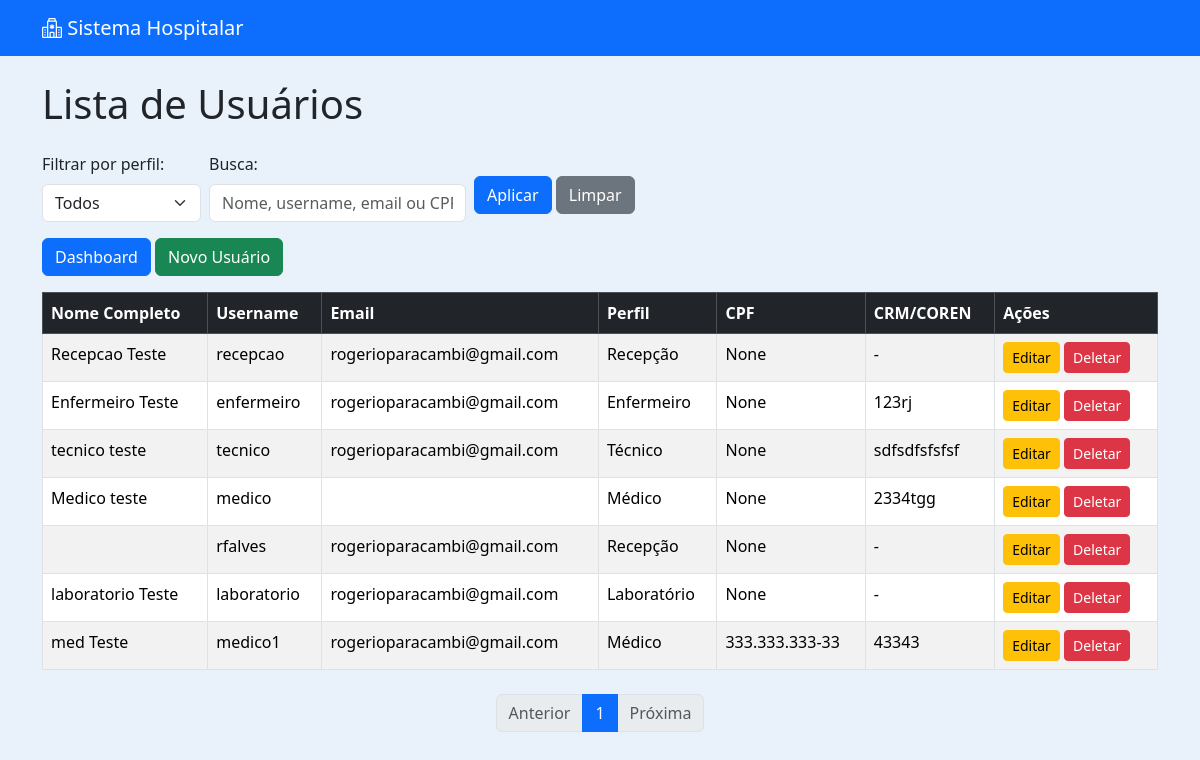
The app's page /usuarios/, older data.
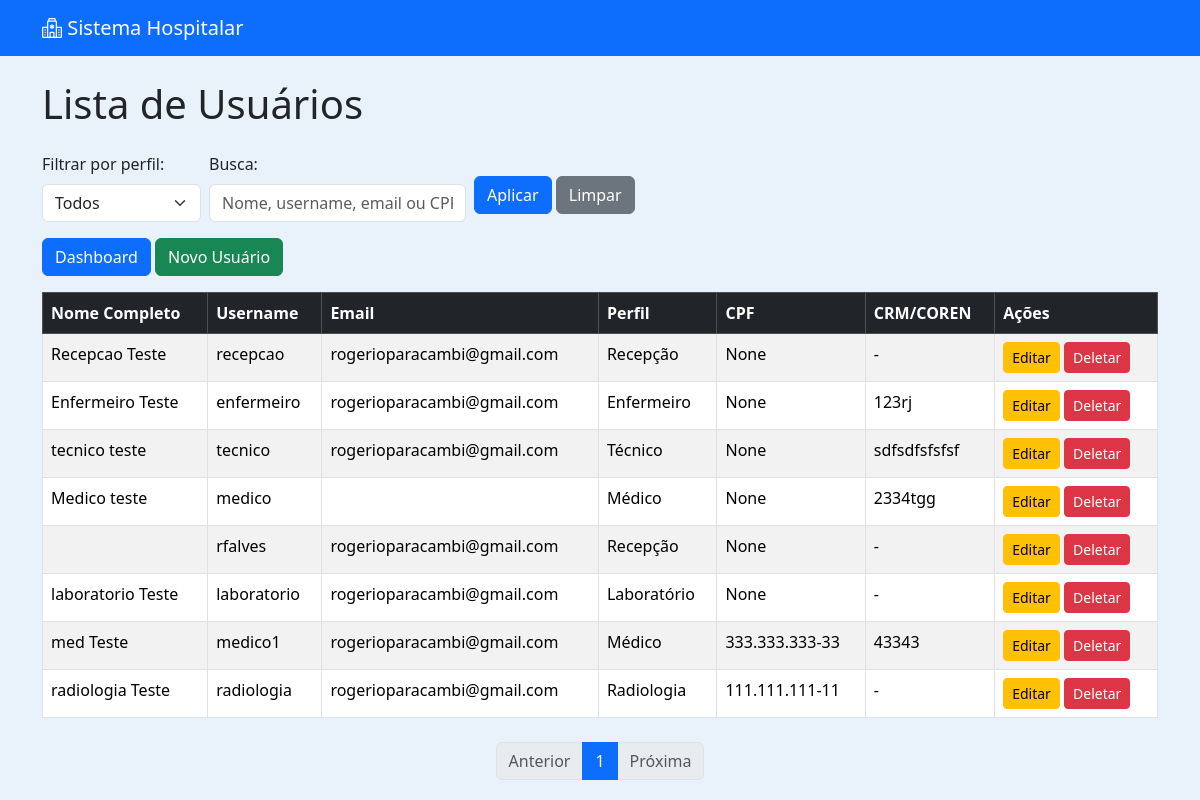
The same page, newer data.
### usuarios/models.py (models this page shows, shortened)
class Usuario(AbstractUser):
    PERFIL_CHOICES = [
    ('administrador', 'Administrador'),
    ('medico', 'Médico'),
    ('enfermeiro', 'Enfermeiro'),
    ('tecnico', 'Técnico'),
    ('recepcao', 'Recepção'),
    ('laboratorio', 'Laboratório'),
    ('radiologia', 'Radiologia'),
    ]
    perfil = models.CharField(max_length=20, choices=PERFIL_CHOICES, default='recepcao')
    cpf = models.CharField("CPF", max_length=14, unique=True, blank=True, null=True)
    data_nascimento = models.DateField("Data de Nascimento", blank=True, null=True)
    telefone = models.CharField("Telefone", max_length=20, blank=True, null=True)
    endereco = models.CharField("Endereço", max_length=255, blank=True, null=True)
    cidade = models.CharField("Cidade", max_length=100, blank=True, null=True)
    estado = models.CharField("Estado", max_length=50, blank=True, null=True)
    cep = models.CharField("CEP", max_length=10, blank=True, null=True)
    crm = models.CharField("CRM", max_length=20, blank=True, null=True)
    coren = models.CharField("COREN", max_length=20, blank=True, null=True)

### usuarios/views.py (the view, shortened to what this page needs)
# urls.py: path('', views.usuario_list, name='usuario_list'),
def usuario_list(request):
    busca = request.GET.get('busca', '').strip()
    perfil_filtro = request.GET.get('perfil', 'todos')
    usuarios = Usuario.objects.all()
    if perfil_filtro != 'todos':
        usuarios = usuarios.filter(perfil=perfil_filtro)
    paginator = Paginator(usuarios, 10)
    page_number = request.GET.get('page')
    page_obj = paginator.get_page(page_number)
    return render(request, 'usuarios/usuario_list.html', {
        'page_obj': page_obj,
        'busca': busca,
        'perfil_filtro': perfil_filtro
    })

### usuarios/templates/usuarios/usuario_list.html (shortened to what this page needs)
{% extends 'usuarios/base.html' %}
{% load form_tags %}
{% block content %}
<h1 class="mb-4">Lista de Usuários</h1>
<form method="get" class="mb-3 row g-2 align-items-center">
    <div class="col-auto">
        <label for="perfil" class="form-label">Filtrar por perfil:</label>
        <select name="perfil" id="perfil" class="form-select">
            <option value="todos" {% if perfil_filtro == "todos" %}selected{% endif %}>Todos</option>
        </select>
    </div>
    <div class="col-auto">
        <label for="busca" class="form-label">Busca:</label>
        <input type="text" name="busca" id="busca" class="form-control" value="{{ busca }}" placeholder="Nome, username, email ou CPF">
    </div>
    <div class="col-auto mt-4">
        <button type="submit" class="btn btn-primary">Aplicar</button>
        <a href="{% url 'usuario_list' %}" class="btn btn-secondary">Limpar</a>
    </div>
</form>
<a href="{% url 'admin_dashboard' %}" class="btn btn-primary mb-3">Dashboard</a>
<a class="btn btn-success mb-3" href="{% url 'usuario_create' %}">Novo Usuário</a>
<table class="table table-striped table-bordered">
    <thead class="table-dark">
        <tr>
            <th>Nome Completo</th>
            <th>Username</th>
            <th>Email</th>
            <th>Perfil</th>
            <th>CPF</th>
            <th>CRM/COREN</th>
            <th>Ações</th>
        </tr>
    </thead>
    <tbody>
        {% for usuario in page_obj %}
        <tr class="perfil-{{ usuario.perfil }}">
            <td>{{ usuario.first_name }} {{ usuario.last_name }}</td>
            <td>{{ usuario.username }}</td>
            <td>{{ usuario.email }}</td>
            <td>{{ usuario.get_perfil_display }}</td>
            <td>{{ usuario.cpf }}</td>
            <td>
                {% if usuario.perfil == 'medico' %}
                    {{ usuario.crm }}
                {% elif usuario.perfil == 'enfermeiro' %}
                    {{ usuario.coren }}
                    {% elif usuario.perfil == 'tecnico' %}
                    {{ usuario.coren }}
                {% else %}
                    -
                {% endif %}
            </td>
            <td>
                <a class="btn btn-sm btn-warning" href="{% url 'usuario_update' usuario.id %}">Editar</a>
                <a class="btn btn-sm btn-danger" href="{% url 'usuario_delete' usuario.id %}">Deletar</a>
            </td>
        </tr>
        {% empty %}
        <tr>
            <td colspan="7">Nenhum usuário encontrado.</td>
        </tr>
        {% endfor %}
    </tbody>
</table>
<nav aria-label="Navegação de páginas" class="mt-4">
    <ul class="pagination justify-content-center">
        {% if page_obj.has_previous %}
            <li class="page-item">
                <a class="page-link" href="?page={{ page_obj.previous_page_number }}&perfil={{ perfil_filtro }}&busca={{ busca }}">Anterior</a>
            </li>
        {% else %}
            <li class="page-item disabled"><span class="page-link">Anterior</span></li>
        {% endif %}
        {% for num in page_obj.paginator.page_range %}
            {% if page_obj.number == num %}
                <li class="page-item active"><span class="page-link">{{ num }}</span></li>
            {% else %}
                <li class="page-item">
                    <a class="page-link" href="?page={{ num }}&perfil={{ perfil_filtro }}&busca={{ busca }}">{{ num }}</a>
                </li>
            {% endif %}
        {% endfor %}
        {% if page_obj.has_next %}
            <li class="page-item">
                <a class="page-link" href="?page={{ page_obj.next_page_number }}&perfil={{ perfil_filtro }}&busca={{ busca }}">Próxima</a>
            </li>
        {% else %}
            <li class="page-item disabled"><span class="page-link">Próxima</span></li>
        {% endif %}
    </ul>
</nav>
{% endblock %}

### usuarios/templates/usuarios/base.html (shortened to what this page needs)
<!DOCTYPE html>
<html lang="pt-br">
<head>
    <link href="https://cdn.jsdelivr.net/npm/bootstrap@5.3.2/dist/css/bootstrap.min.css" rel="stylesheet">
    <link rel="stylesheet" href="https://cdn.jsdelivr.net/npm/bootstrap-icons@1.11.1/font/bootstrap-icons.css">
    <link href="https://cdn.jsdelivr.net/npm/select2@4.1.0-rc.0/dist/css/select2.min.css" rel="stylesheet" />
</head>
<body>
    <nav class="navbar navbar-expand-lg navbar-dark bg-primary">
        <div class="container">
            <span class="navbar-brand">
                <i class="bi bi-hospital"></i> Sistema Hospitalar
            </span>
        </div>
    </nav>
    <div class="container mt-4">
        {% block content %}
        {% endblock %}
    </div>
</body>
</body>
</html>

### usuarios/templates/usuarios/base.html (style rules this page uses)
body { background-color: #e9f2fb; }
.perfil-tecnico { background-color: #ccffcc; }
.perfil-medico { background-color: #cce0ff; }
.perfil-enfermeiro { background-color: #fff0b3; }
.perfil-recepcao { background-color: #f0ccff; }

Row changes from the older to the newer data that the page shows:
added Usuario: first_name "radiologia", last_name "Teste", username "radiologia", email "rogerioparacambi@gmail.com", perfil "Radiologia", cpf "111.111.111-11"
